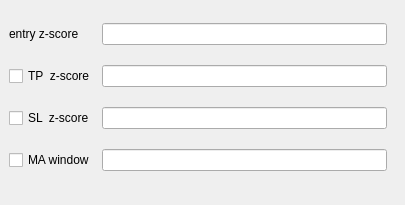
     <widget class="QWidget" name="tab_4">
      <attribute name="title">
       <string>EG</string>
      </attribute>
      <widget class="QFrame" name="frame_7">
       <property name="geometry">
        <rect>
         <x>0</x>
         <y>0</y>
         <width>396</width>
         <height>196</height>
        </rect>
       </property>
       <layout class="QGridLayout" name="gridLayout">
        <item row="4" column="1">
         <widget class="QLineEdit" name="lineEdit_24"/>
        </item>
        <item row="0" column="1">
         <widget class="QLineEdit" name="lineEdit_7"/>
        </item>
        <item row="2" column="1">
         <widget class="QLineEdit" name="lineEdit_9"/>
        </item>
        <item row="0" column="0">
         <widget class="QLabel" name="label_10">
          <property name="text">
           <string>entry z-score</string>
          </property>
         </widget>
        </item>
        <item row="1" column="1">
         <widget class="QLineEdit" name="lineEdit_8"/>
        </item>
        <item row="4" column="0">
         <widget class="QCheckBox" name="checkBox_6">
          <property name="text">
           <string>MA window</string>
          </property>
         </widget>
        </item>
        <item row="1" column="0">
         <widget class="QCheckBox" name="checkBox_10">
          <property name="toolTip">
           <string>&lt;html&gt;&lt;head/&gt;&lt;body&gt;&lt;p&gt;Take-profit can be specified using both z-score and percentage amount below.&lt;/p&gt;&lt;p&gt;If both options are checked, take-profit will get triggered by any of these two TP conditions.&lt;/p&gt;&lt;/body&gt;&lt;/html&gt;</string>
          </property>
          <property name="text">
           <string>TP  z-score</string>
          </property>
         </widget>
        </item>
        <item row="2" column="0">
         <widget class="QCheckBox" name="checkBox_11">
          <property name="toolTip">
           <string>&lt;html&gt;&lt;head/&gt;&lt;body&gt;&lt;p&gt;Stop-loss can be specified using both z-score and percentage amount below.&lt;/p&gt;&lt;p&gt;If both options are checked, stop-loss will get triggered by any of these two SL conditions.&lt;/p&gt;&lt;/body&gt;&lt;/html&gt;</string>
          </property>
          <property name="text">
           <string>SL  z-score</string>
          </property>
         </widget>
        </item>
       </layout>
      </widget>
     </widget>
